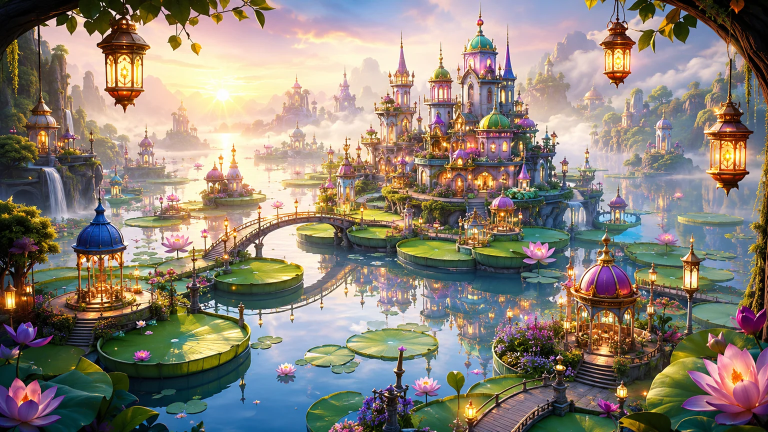
#> input picture backend/seed/feed/seed-pub-01_large.webp, 1536 x 864 px (shown at 1/2 size)
$ python -i seed_feed.py   (imports and definitions only)
#> lines starting #> are read from the running program, lines starting #| are printed output that depends on the picture
# -*- coding: utf-8 -*-
"""Seed/editorial-публикации Ленты ИЗО ACA.

Импортирует изображения из папки-источника как публичные seed-публикации:
- оригинал сохраняется приватно в media/ (для истории/повтора/админки);
- сжатые деривативы feed_thumb (<=640) / feed_large (<=1600) WebP → media/feed;
- публикация: is_seed=1, author_type='editorial', prompt_visibility='hidden',
  реалистичные счётчики, даты за последние 30-45 дней, бейджи, face_template
  для izo (41).

Идемпотентно: удаляет прошлые seed-строки (is_seed=1) и media/feed деривативы
seed-публикаций перед импортом. Оригиналы seed (media/seed_izo_*) тоже
пересоздаются. Пользовательские публикации не трогаются.

Запуск (пример, стенд):
  DATABASE_URL=...  python seed_feed.py --source "C:\\...\\Изображения для ленты"
"""
from __future__ import annotations

import argparse
import glob
import hashlib
import os
import random
import re
import shutil
import sys
from datetime import datetime, timedelta, timezone
from pathlib import Path

import main

SEED_USER = "seed_editorial"

# Пул авторов (handle, отображаемое имя). Аватарки назначаются циклически.
AUTHORS = [
    ("nova_render", "Nova Render"),
    ("mira_ai", "Мира"),
    ("deepframe", "DeepFrame"),
    ("artline", "ArtLine"),
    ("kseniya.visual", "Ксения"),
    ("pixel_smith", "Pixel Smith"),
    ("aurora_lab", "Aurora Lab"),
    ("mono_studio", "Mono Studio"),
    ("verakhud", "Вера"),
    ("neurograph", "Neurograph"),
    ("lucid_ai", "Lucid"),
    ("stanislav.art", "Станислав"),
    ("orbit_visual", "Orbit"),
    ("mari.frames", "Мари"),
]

# Пул названий (RU / EN) — раскидываются по работам.
TITLES = [
    ("Ночной город будущего", "Future night city"),
    ("Портрет в мягком свете", "Portrait in soft light"),
    ("Туман над горами", "Fog over the mountains"),
    ("Неоновый переулок", "Neon alley"),
    ("Тихая гавань на рассвете", "Quiet harbour at dawn"),
    ("Космическая станция", "Space station"),
    ("Лес после дождя", "Forest after the rain"),
    ("Стеклянный небоскрёб", "Glass skyscraper"),
    ("Девушка у окна", "Girl by the window"),
    ("Пустынный мираж", "Desert mirage"),
    ("Кибер-самурай", "Cyber samurai"),
    ("Морской бриз", "Sea breeze"),
    ("Старый маяк", "The old lighthouse"),
    ("Цветущий сад", "Blooming garden"),
    ("Заброшенный вокзал", "Abandoned station"),
    ("Зимнее утро", "Winter morning"),
    ("Портовый кран на закате", "Harbour crane at sunset"),
    ("Горная тропа", "Mountain trail"),
    ("Витрина парфюма", "Perfume showcase"),
    ("Фэнтези-замок", "Fantasy castle"),
    ("Ретро-автомобиль", "Retro car"),
    ("Дождливый мегаполис", "Rainy metropolis"),
]


def _rng_for(name: str) -> random.Random:
    return random.Random(int(hashlib.md5(name.encode()).hexdigest()[:8], 16))


# [32 lines left out: functions _aspect_kind, _clear_previous_seeds, not called in this run]


def _import_avatars(source: Path) -> list[str]:
    """Сжать аватарки в media/feed/avatars, вернуть список имён webp."""
    from PIL import Image, ImageOps

    avatars_src = source / "Аватарки"
    dest_dir = main.MEDIA / "feed" / "avatars"
    dest_dir.mkdir(parents=True, exist_ok=True)
    names: list[str] = []
    for p in sorted(avatars_src.glob("*.png")):
        idx = re.search(r"\((\d+)\)", p.name)
        out = f"ava_{int(idx.group(1)):02d}.webp" if idx else f"ava_{len(names):02d}.webp"
        try:
            with Image.open(p) as raw:
                img = ImageOps.exif_transpose(raw)
                w, h = img.size
                side = min(w, h)
                img = img.crop(((w - side) // 2, (h - side) // 2, (w - side) // 2 + side, (h - side) // 2 + side))
                img = img.resize((160, 160), Image.LANCZOS)
                if img.mode not in ("RGB", "RGBA"):
                    img = img.convert("RGB")
                img.save(dest_dir / out, format="WEBP", quality=82, method=6)
            names.append(out)
        except Exception as exc:  # noqa: BLE001
            print(f"  avatar skip {p.name}: {exc}")
    return names


# [97 lines left out: function seed, not called in this run]


# [6 lines not run here, left out]

>>> import cv2
>>> picture = cv2.imread('seed/feed/seed-pub-01_large.webp', cv2.IMREAD_GRAYSCALE)
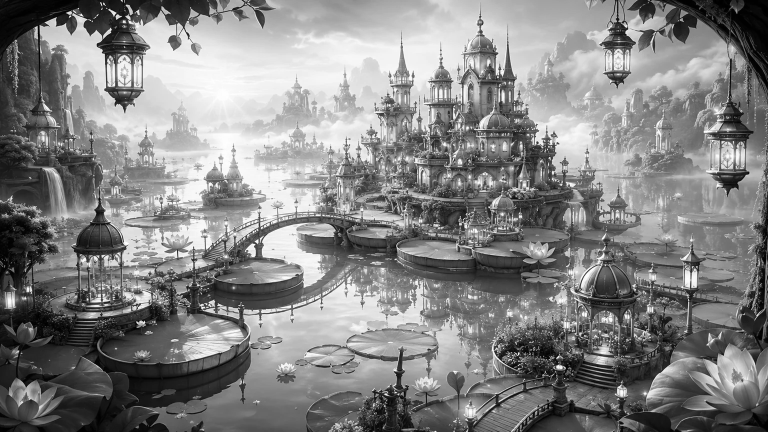
#> picture: shape (864, 1536) (shown at 1/2 size); min 0, max 255, mean 131.2
#> (the run stopped early here; a loop or call above may not have finished)

$ run again, on backend/seed/feed/seed-pub-03_large.webp
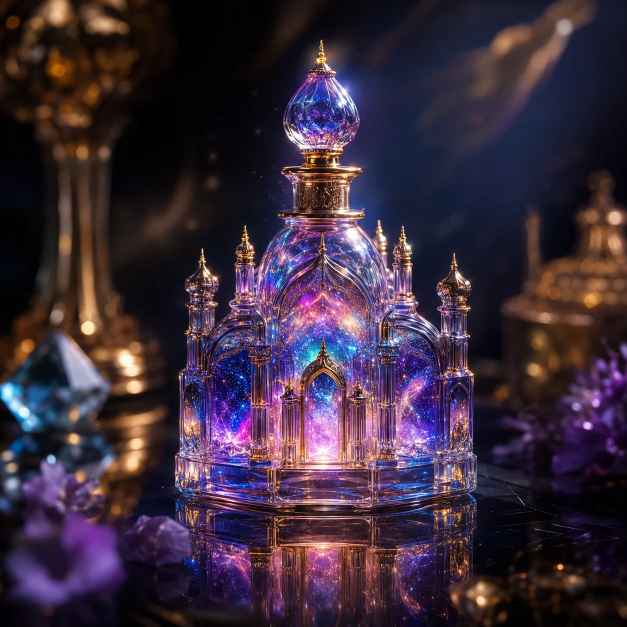
#> input picture backend/seed/feed/seed-pub-03_large.webp, 1254 x 1254 px (shown at 1/2 size)
#> `picture = cv2.imread('seed/feed/seed-pub-01_large.webp', cv2.IMREAD_GR..`:
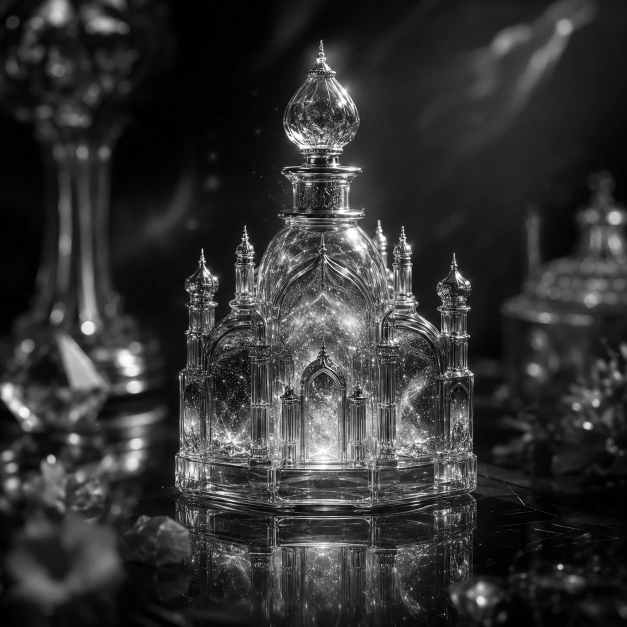
#> picture: shape (1254, 1254) (shown at 1/2 size); min 0, max 255, mean 50.2

$ run again, on backend/seed/feed/seed-pub-04_large.webp
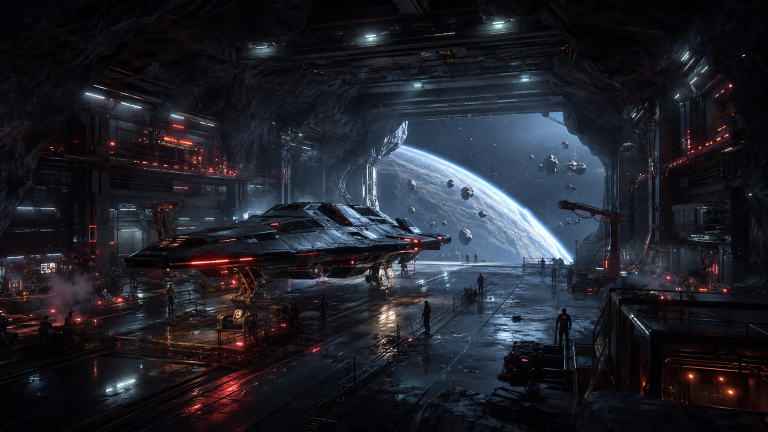
#> input picture backend/seed/feed/seed-pub-04_large.webp, 1536 x 864 px (shown at 1/2 size)
#> `picture = cv2.imread('seed/feed/seed-pub-01_large.webp', cv2.IMREAD_GR..`:
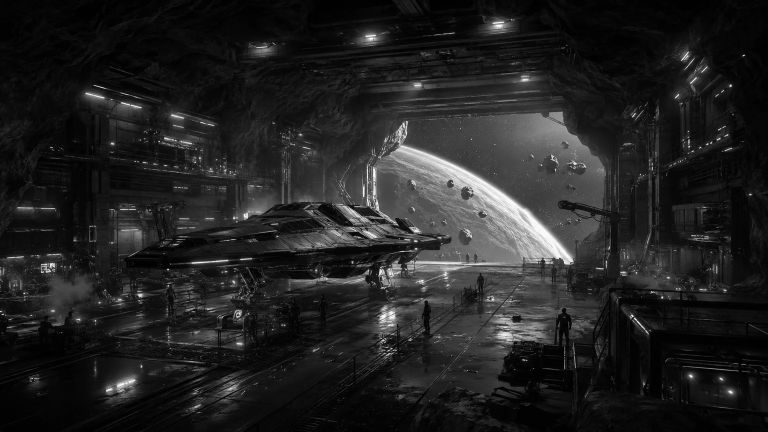
#> picture: shape (864, 1536) (shown at 1/2 size); min 0, max 255, mean 34.3
